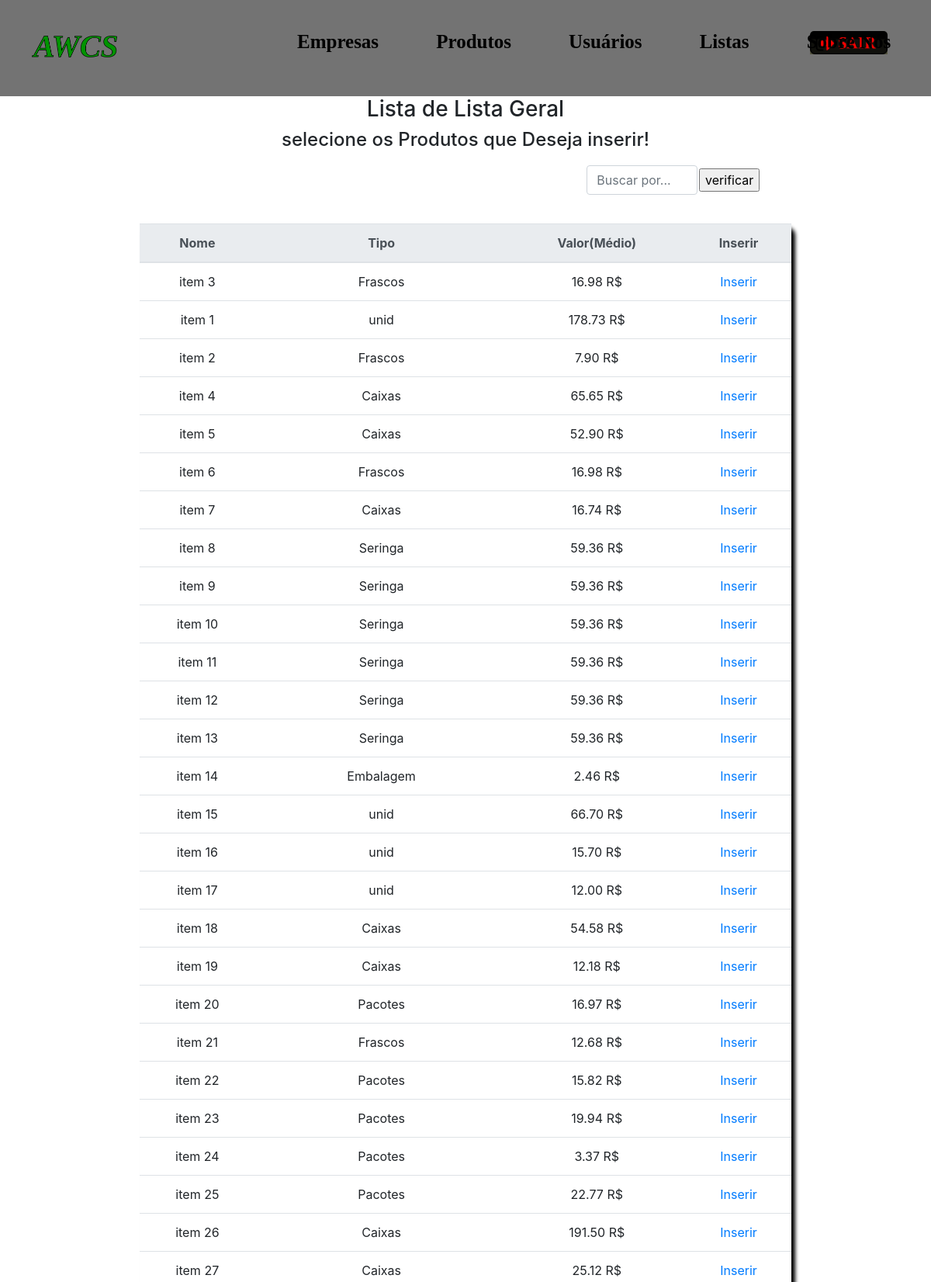
/lista/2-insere.php?idl=1 (signed in, upper part), run on the app's committed database.
### tables this page shows
CREATE TABLE `lista` (
  `id` int(11) NOT NULL,
  `nome` varchar(45) DEFAULT NULL,
  `descricao` text,
  `Divulga` int(1) DEFAULT '0',
  `datahora_registro` varchar(45) DEFAULT NULL,
  `datahora_publicacao` varchar(45) DEFAULT NULL,
  `usuario_cad` int(11) NOT NULL
);

CREATE TABLE `produto` (
  `id` int(11) NOT NULL,
  `nome` varchar(50) DEFAULT NULL,
  `Tipo` varchar(20) DEFAULT NULL,
  `descricao` text NOT NULL,
  `data_alt` date DEFAULT NULL,
  `data_cad` date DEFAULT NULL,
  `Usuario_alt` varchar(30) DEFAULT NULL,
  `Usuario_cad` varchar(30) DEFAULT NULL
);

### funcoes.php (called while the page is built, shortened)
<?php
function valorM($banco,$id)
{
    $valorM = mysqli_query($banco,"select AVG(valor) from fornecer where idproduto=$id") or false;
    $valorM = mysqli_fetch_assoc($valorM);
    return $valorM;
}
?>

### lista/2-insere.php (the view, shortened to what this page needs)
<!DOCTYPE html>
<html lang="en">
<head>
    <link rel="stylesheet" href="../atuali/main.css">
    <link rel="stylesheet" href="../atuali/main2.css">
    <link rel="stylesheet" href="https://stackpath.bootstrapcdn.com/bootstrap/4.3.1/css/bootstrap.min.css">
</head>
<?php
    include '../funcoes.php';
    if (isset($_GET['nome'])) {
        $nome = $_GET['nome'];
        $desc = $_GET['desc'];
        $hora = $_GET['hora'];
        $id = $_SESSION['id'];
        mysqli_query($banco_de_dados,"insert into lista values (default,'$nome','$desc','$hora','null','$id')") or exit("Erro!");
    }else{
        $idl = $_GET['idl'];
        $busca = mysqli_query($banco_de_dados,"select * from lista where id=$idl");
        $arrayl= mysqli_fetch_assoc($busca);
    }
    $pro = mysqli_query($banco_de_dados,"select * from produto ");
    $array = mysqli_fetch_all($pro,MYSQLI_ASSOC);
?>
<body>
<header>
        <div class="cabes">
                <a href="../pag/pagina.php"> <img src="../pag/img/logoawcs.png" class="awcs"></a>
                <ul>
                    <li><h3><a href="../empredit/0-empresa.php"><b class="links_topo">Empresas</b></a></h3></li>
                    <li><h3><a href="../produto/0-prod.php"><b class="links_topo">Produtos</b></a></h3></li>
                    <li><h3><a href="../usuarios/1-usuarios.php"><b class="links_topo">Usuários</b></a></h3></li>
                    <li><h3><a href="../lista/0.1mostra.php"><b class="links_topo">Listas</b></a></h3></li>
                <li><h3><a href="../about.php"><b class="links_topo">Sobre Nós</b></a></h3></li>
            </ul>
            <div class="sair">
                    <a href="../login/logout.php"><div class="sair-1"></div></a>
            </div>
        </div>
    </header>
<section>
        <div style="text-align:center">
            <h3>Lista de <?=$arrayl['nome']?></h2>
            <h4>selecione os Produtos que Deseja inserir!</h3>
            <div class="cab_da_tab">
              <div class="col-lg-3">
                    <div class="input-group">
                        <table><tr>
                        <form action="" method="POST" enctype="multipart/form-data" id="formP">
                        <td>
                        <input type="text" class="form-control" id="palavra" placeholder="Buscar por...">
                        </td><td>
                         <input type="submit" value="verificar">
                         </td>
                        </form>
                         </tr></table>
                    </div>
                </div>
            </div>
            <div class="tabela" id="tabelap">
                <table class="table table-hover">
                                    <thead class="thead-light">
                                        <tr>
                                        <th scope="col">Nome</th>
                                        <th scope="col">Tipo</th>
                                        <th scope="col">Valor(Médio)</th>
                                        <th scope="col">Inserir</th>
                                    </tr>
                                    </thead>
                                    <tbody>
                                <?php
                                    foreach ($array as  $registro) {
                                            ?>
                                             <tr>
                                            <td><?= $registro['nome']?></td>
                                            <td><?= $registro['Tipo']?></td>
                                            <td><?php
                                                        $idp = $registro['id'];
                                                        $produtos = mysqli_query($banco_de_dados,"select idproduto from fornecer where idproduto=$idp");
                                                        $linhas = mysqli_num_rows($produtos);
                                                        if ($linhas != 0) {
                                                                $ar = mysqli_fetch_assoc($produtos);
                                                                $mostra = valorM($banco_de_dados,$ar['idproduto']);
                                                                foreach ($mostra as $valor) {
                                                                    echo number_format($valor,2)." R$";
                                                                }$linhas = mysqli_num_rows($produtos);
                                                        }else{
                                                            echo "Não possui valor";
                                                        }
                                                            ?> </td>
                                            <td><a href="3-insere.php?idp=<?=$registro['id']?>&&idl=<?=$idl?>">Inserir</a></td>
                                            </tr>
                                           <?php
                                    }
                                ?>
                                </tbody>
                        </table>
                     </div>
</section>
</body>
</html>

### atuali/main.css (style rules this page uses)
body { width: 100%; height: 100%; margin: 0 }
.cabes { width: 100%; background-color: #737373; height: 124px; padding-top: 10px; }
.cabes img { width: 110px; float: left; margin-left: 41px; margin-top: 36px; }
.awcs { padding-bottom: 13px; }
.cabes ul li { display: inline-block; margin-left: 20%; margin-right: -14%; font-size: 10px; font-family: initial; margin-top: 29px; }
.cabes ul li h3 { font-size: 25px; }
.cabes ul li a { color: black; text-decoration: none; }
.sair { margin-left:87%; width: 100px;height: 40px; margin-top: -53px }
.sair-1 { background-image: url(../CSS/imagens/sair.png); width: 100px;height: 40px; border-radius: 5px; background-size: 100%; background-repeat: no-repeat; }
.tabela { border-radius: 10px; margin-left: 15%; width: 70%; height: auto; margin-top: 3%; box-shadow: 5px 5px 5px black; }

### atuali/main2.css (style rules this page uses)
body { width: 100%; height: 100%; }
.cab_da_tab { margin-left: 15%; margin-top: 5%; }
.cab_da_tab div { margin-left: 45%; margin-top: -42px; }

### data on the page
lista: nome "Lista Geral"
produto: nome "item 3", Tipo "Frascos", valor "16.98"
produto: nome "item 1", Tipo "unid", valor "178.73"
produto: nome "item 2", Tipo "Frascos", valor "7.90"
produto: nome "item 4", Tipo "Caixas", valor "65.65"
produto: nome "item 5", Tipo "Caixas", valor "52.90"
produto: nome "item 6", Tipo "Frascos", valor "16.98"
produto: nome "item 7", Tipo "Caixas", valor "16.74"
produto: nome "item 8", Tipo "Seringa", valor "59.36"
produto: nome "item 9", Tipo "Seringa", valor "59.36"
produto: nome "item 10", Tipo "Seringa", valor "59.36"
produto: nome "item 11", Tipo "Seringa", valor "59.36"
produto: nome "item 12", Tipo "Seringa", valor "59.36"
produto: nome "item 13", Tipo "Seringa", valor "59.36"
produto: nome "item 14", Tipo "Embalagem", valor "2.46"
produto: nome "item 15", Tipo "unid", valor "66.70"
produto: nome "item 16", Tipo "unid", valor "15.70"
produto: nome "item 17", Tipo "unid", valor "12.00"
produto: nome "item 18", Tipo "Caixas", valor "54.58"
produto: nome "item 19", Tipo "Caixas", valor "12.18"
produto: nome "item 20", Tipo "Pacotes", valor "16.97"
produto: nome "item 21", Tipo "Frascos", valor "12.68"
produto: nome "item 22", Tipo "Pacotes", valor "15.82"
produto: nome "item 23", Tipo "Pacotes", valor "19.94"
produto: nome "item 24", Tipo "Pacotes", valor "3.37"
produto: nome "item 25", Tipo "Pacotes", valor "22.77"
produto: nome "item 26", Tipo "Caixas", valor "191.50"
produto: nome "item 27", Tipo "Caixas", valor "25.12"
